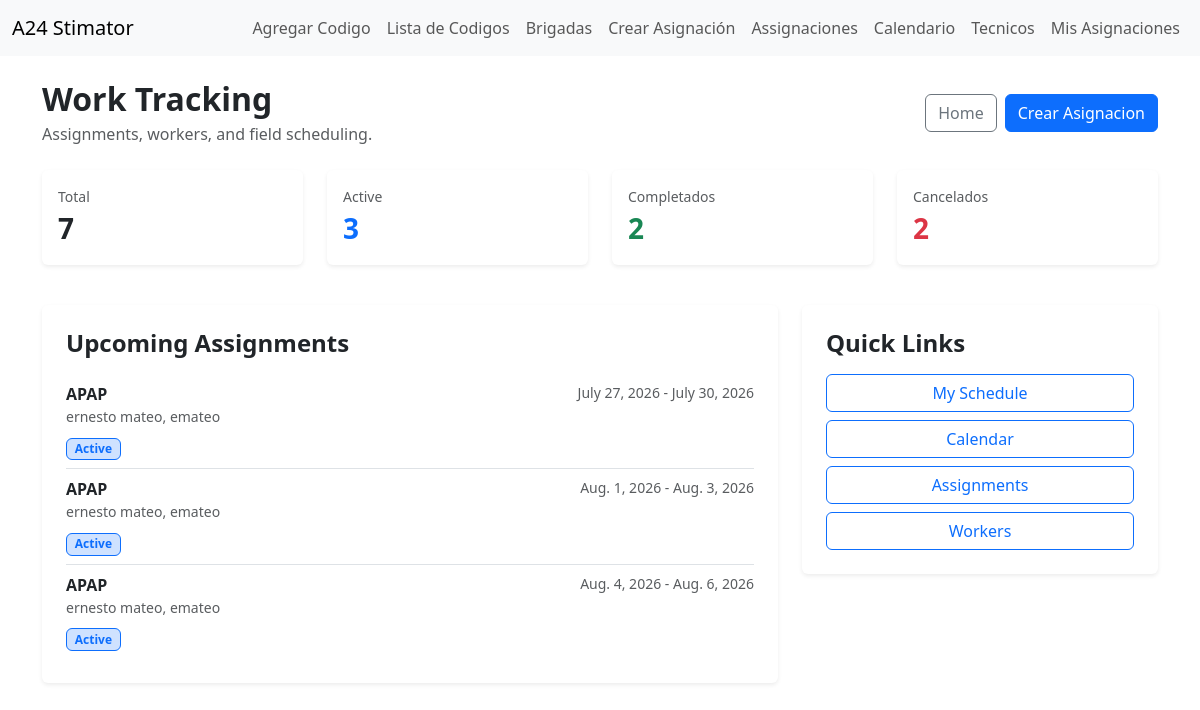
/work-tracking/ (signed in), run on the app's committed database.
### work_tracking/models.py (models this page shows, shortened)
class TechnicianAssigment(models.Model):
    STATUS_ACTIVE = 'active'
    STATUS_CANCELLED = 'cancelled'
    STATUS_COMPLETED = 'completed'
    STATUS_CHOICES = [
        (STATUS_ACTIVE, 'Active'),
        (STATUS_CANCELLED, 'Cancelled'),
        (STATUS_COMPLETED, 'Completed'),
    ]
    workers = models.ManyToManyField(User, through='AssignmentMember', related_name='work_assignments')
    assigned_by = models.ForeignKey(User, on_delete=models.PROTECT, related_name='created_technician_assigments')
    location = models.CharField(max_length=255)
    work_description = models.TextField(blank=True, null=True)
    start_date = models.DateField()
    end_date = models.DateField()
    status = models.CharField(max_length=20, choices=STATUS_CHOICES, default=STATUS_ACTIVE)
    created_at = models.DateTimeField(auto_now_add=True)

### work_tracking/views.py (the view)
# urls.py: path("", views.work_tracking_dashboard_view, name="work_tracking_dashboard"),
@login_required(login_url="login")
def work_tracking_dashboard_view(request):
    if not hasattr(request.user, "profile"):
        messages.error(request, "Your user does not have a worker profile")
        return redirect("my_schedule")
    if request.user.profile.is_technician():
        upcoming_assignments = TechnicianAssigment.objects.filter(
            workers = request.user,
            status = TechnicianAssigment.STATUS_ACTIVE,
        ).select_related("assigned_by").prefetch_related("workers",).order_by("start_date")[:5]
        summary = None
    else:
        upcoming_assignments = TechnicianAssigment.objects.filter(
            status = TechnicianAssigment.STATUS_ACTIVE
        ).select_related("assigned_by",).prefetch_related("workers",).order_by("start_date")[:5]
        summary_queryset = TechnicianAssigment.objects.all()
        summary = {
            "total" : summary_queryset.count(),
            "active" :summary_queryset.filter(status = TechnicianAssigment.STATUS_ACTIVE).count(),
            "completed" :summary_queryset.filter(status = TechnicianAssigment.STATUS_COMPLETED).count(),
            "cancelled" :summary_queryset.filter(status = TechnicianAssigment.STATUS_CANCELLED).count(),
        }
    return render(
        request,
        "work_tracking/dashboard.html",
        {
            "summary": summary,
            "upcoming_assignments": upcoming_assignments,
        }
    )

### work_tracking/models.py (called while the page is built)
    def is_technician(self):
        return self.role == self.ROLE_TECHNICIAN

### work_tracking/templates/work_tracking/dashboard.html (shortened to what this page needs)
{% extends 'html/layout.html' %}
{% block content %}
<div class="d-flex justify-content-between align-items-center mb-4">
    <div>
        <h2 class="fw-bold mb-1">Work Tracking</h2>
        <p class="text-muted mb-0">Assignments, workers, and field scheduling.</p>
    </div>
    <div class="d-flex gap-2">
        <a href="{% url 'home' %}" class="btn btn-outline-secondary">
            Home
        </a>
        {% if not user.profile.is_technician %}
            <a href="{% url 'create_assignment' %}" class="btn btn-primary">
                Crear Asignacion
            </a>
        {% endif %}
    </div>
</div>
{% if summary %}
    <div class="row mb-4">
        <div class="col-md-3 mb-3">
            <div class="card border-0 shadow-sm h-100">
                <div class="card-body">
                    <div class="text-muted small">Total</div>
                    <div class="fs-3 fw-bold">{{ summary.total }}</div>
                </div>
            </div>
        </div>
        <div class="col-md-3 mb-3">
            <div class="card border-0 shadow-sm h-100">
                <div class="card-body">
                    <div class="text-muted small">Active</div>
                    <div class="fs-3 fw-bold text-primary">{{ summary.active }}</div>
                </div>
            </div>
        </div>
        <div class="col-md-3 mb-3">
            <div class="card border-0 shadow-sm h-100">
                <div class="card-body">
                    <div class="text-muted small">Completados</div>
                    <div class="fs-3 fw-bold text-success">{{ summary.completed }}</div>
                </div>
            </div>
        </div>
        <div class="col-md-3 mb-3">
            <div class="card border-0 shadow-sm h-100">
                <div class="card-body">
                    <div class="text-muted small">Cancelados</div>
                    <div class="fs-3 fw-bold text-danger">{{ summary.cancelled }}</div>
                </div>
            </div>
        </div>
    </div>
{% endif %}
<div class="row">
    <div class="col-lg-8 mb-4">
        <div class="card border-0 shadow-sm">
            <div class="card-body p-4">
                <h4 class="fw-bold mb-3">Upcoming Assignments</h4>
                {% if upcoming_assignments %}
                    <div class="list-group list-group-flush">
                        {% for assignment in upcoming_assignments %}
                            <a href="{% url 'assignment_detail' assignment.id %}" class="list-group-item list-group-item-action px-0">
                                <div class="d-flex justify-content-between align-items-start gap-3">
                                    <div>
                                        <strong class="d-block">{{ assignment.location }}</strong>
                                        <div class="text-muted small">
                                            {% for worker in assignment.workers.all %}
                                                {{ worker.get_full_name|default:worker.username }}{% if not forloop.last %}, {% endif %}
                                            {% endfor %}
                                        </div>
                                        <div class="mt-2">
                                            {% if assignment.status == "completed" %}
                                                <span class="badge bg-success-subtle text-success border border-success">
                                                    {{ assignment.get_status_display }}
                                                </span>
                                            {% elif assignment.status == "cancelled" %}
                                                <span class="badge bg-danger-subtle text-danger border border-danger">
                                                    {{ assignment.get_status_display }}
                                                </span>
                                            {% else %}
                                                <span class="badge bg-primary-subtle text-primary border border-primary">
                                                    {{ assignment.get_status_display }}
                                                </span>
                                            {% endif %}
                                        </div>
                                    </div>
                                    <span class="text-muted small text-nowrap">
                                        {{ assignment.start_date }} - {{ assignment.end_date }}
                                    </span>
                                </div>
                            </a>
                        {% endfor %}
                    </div>
                {% else %}
                    <div class="alert alert-info mb-0">
                        No upcoming assignments.
                    </div>
                {% endif %}
            </div>
        </div>
    </div>
    <div class="col-lg-4 mb-4">
        <div class="card border-0 shadow-sm">
            <div class="card-body p-4">
                <h4 class="fw-bold mb-3">Quick Links</h4>
                <div class="d-grid gap-2">
                    <a href="{% url 'my_schedule' %}" class="btn btn-outline-primary">My Schedule</a>
                    <a href="{% url 'assignment_calendar' %}" class="btn btn-outline-primary">Calendar</a>
                    {% if not user.profile.is_technician %}
                        <a href="{% url 'assignment_list' %}" class="btn btn-outline-primary">Assignments</a>
                        <a href="{% url 'worker_directory' %}" class="btn btn-outline-primary">Workers</a>
                    {% endif %}
                </div>
            </div>
        </div>
    </div>
</div>
{% endblock %}

### data on the page
TechnicianAssigment: location "APAP", status "Active", start_date "July 27, 2026", end_date "July 30, 2026"
TechnicianAssigment: location "APAP", status "Active", start_date "Aug. 1, 2026", end_date "Aug. 3, 2026"
TechnicianAssigment: location "APAP", status "Active", start_date "Aug. 4, 2026", end_date "Aug. 6, 2026"

### other printed values
{{ summary.total }} "7"
{{ summary.active }} "3"
{{ summary.completed }} "2"
{{ summary.cancelled }} "2"
{{ worker.get_full_name|default:worker.username }} "ernesto mateo"
{{ worker.get_full_name|default:worker.username }} "emateo"
